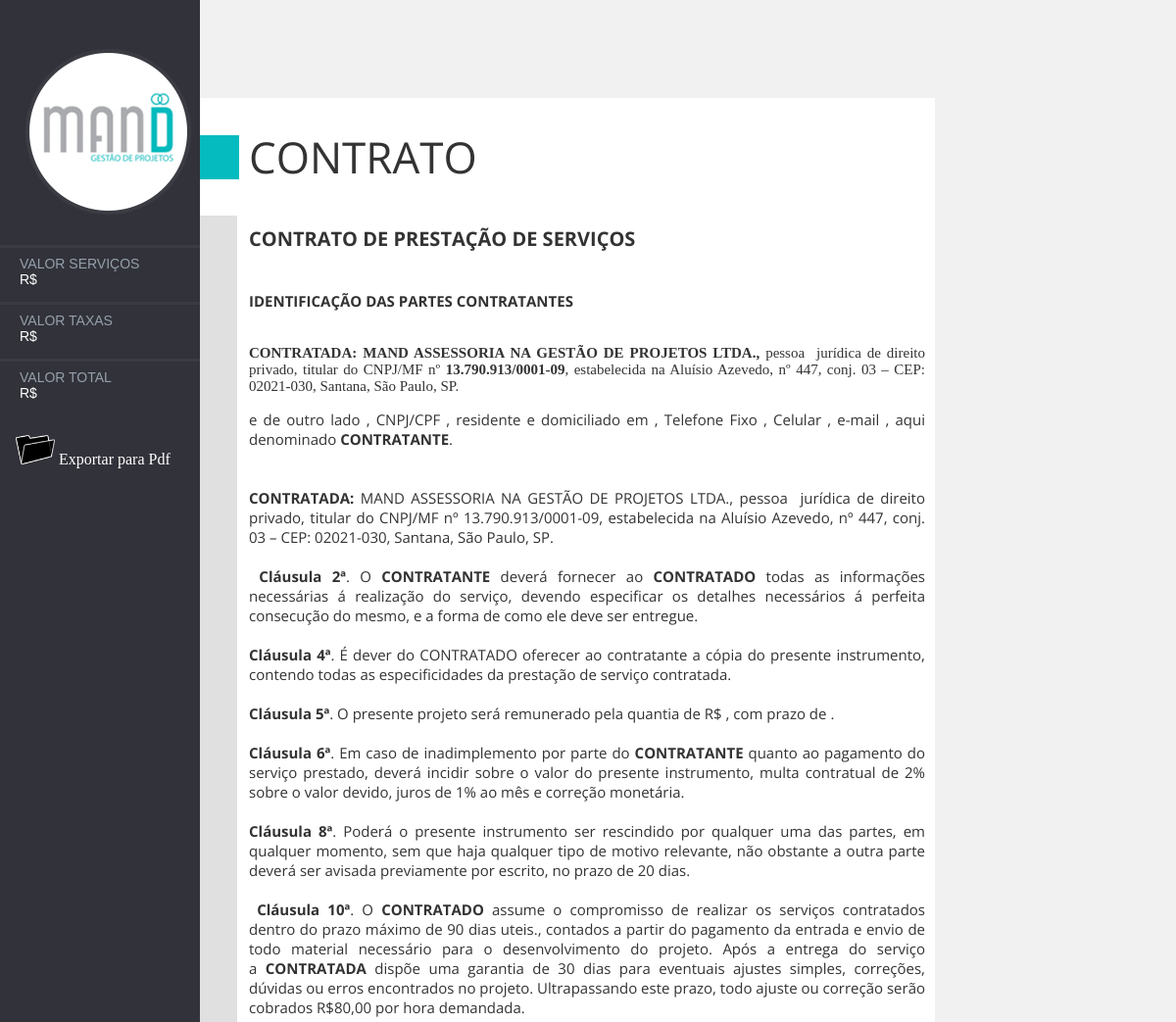
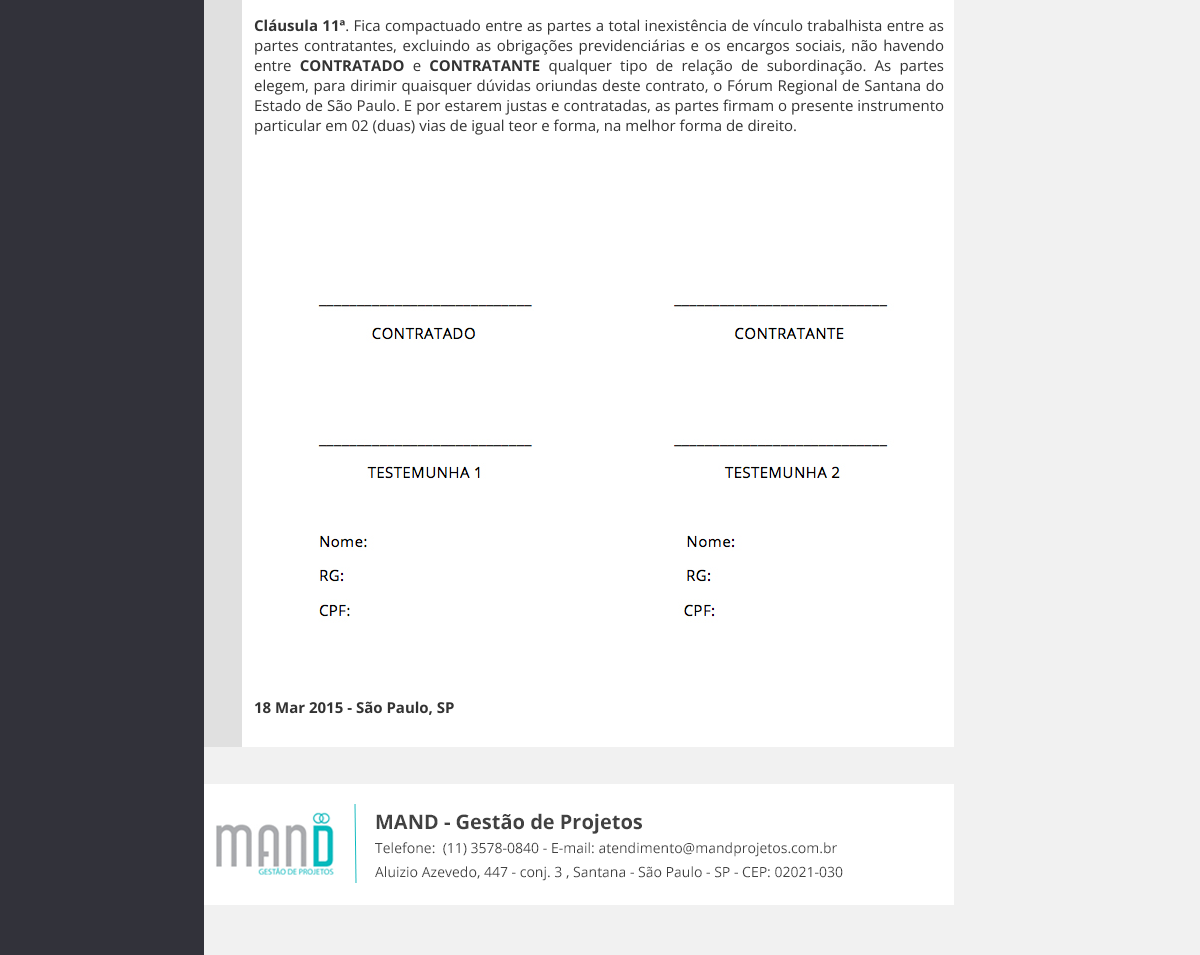
/orca/contrato.php, run on the app's committed database (2 pictures, top to bottom).
### tables this page shows
CREATE TABLE IF NOT EXISTS `Contrato` (
  `IdContrato` int(11) NOT NULL AUTO_INCREMENT,
  `DadosMand` text NOT NULL,
  `DadosContrato` text NOT NULL,
  PRIMARY KEY (`IdContrato`)
);

### sistema/includes/php/conexao/Conexao.class.php (called while the page is built, shortened)
<?php
   class Conexao {
   private $sql = "";
   function executarQuery(){
      $query = mysql_query($this->sql) or die ($this->mensagem(mysql_error()));
      return $query;
   }
}

### orca/contrato.php (the view, shortened to what this page needs)
<!DOCTYPE html PUBLIC "-//W3C//DTD XHTML 1.0 Transitional//EN" "http://www.w3.org/TR/xhtml1/DTD/xhtml1-transitional.dtd">
<html xmlns="http://www.w3.org/1999/xhtml">
<head>
<link href="style.css" rel="stylesheet" type="text/css" />
</head>
<body onload="alertaCliente();">
<form id="formContrato" name="formContrato" method="post" action="EnviaContrato">
<div id="col-esq">
    <div id="esq-logo" align="center"><a href="#" onclick="enviar('inicio');"><img src="imagens/logo.png" width="169" height="169" /></a></div>
     <div id="esq-serv" align="left" class="ver-azu">
      VALOR SERVIÇOS  <br />
      <span class="ver-bra">R$ <?php echo $retornoOportunidade->TotalServicos;?></span>
     </div>
     <div id="esq-serv" align="left" class="ver-azu">
      VALOR TAXAS  <br />
      <span class="ver-bra">R$ <?php echo $retornoOportunidade->Taxas;?></span>
     </div>
    <div id="esq-serv" align="left" class="ver-azu">
      VALOR TOTAL  <br />
      <span class="ver-bra">R$ <?php echo $retornoOportunidade->TotalOrcamentoB;?></span>
     </div>
 <?php $NomeArquivo = "Contrato-Mand-".date('d-m-Y').".pdf"; ?>
 <?php  if(file_exists($NomeArquivo)){ ?>
      <div id="esq-pdf">&nbsp;&nbsp;&nbsp;
        <a href="salvar.php?arquivo=<?php echo $NomeArquivo; ?>" style="text-decoration: none">
          <img src="imagens/pdf3.png" width="40" height="30" />
          <font color="FFFFFF">Baixar Pdf </font>
        </a>
      </div>
 <?php }else{ ?>
      <div id="esq-pdf" onclick="expotarPdf();">&nbsp;&nbsp;&nbsp;
        <a href="#" style="text-decoration: none">
          <img src="imagens/pdf3.png" width="40" height="30" />
          <font color="FFFFFF">Exportar para Pdf </font>
        </a>
      </div>
 <?php } ?>
</div>
<div id="col-dir">
    <div id="dir-tit" class="tit">CONTRATO</div>
  <div id="dir-contrato" align="justify" class="open-15">
  <span class="open-20"><strong>CONTRATO DE PRESTAÇÃO DE SERVIÇOS</strong></span></br>
<br />
<br />
  <?php
                  $buscaContrato = new Conexao();
                  $buscaContrato->conectar();
                  $buscaContrato->selecionarDB();
                  $buscaContrato->set('sql',"SELECT * FROM Contrato WHERE IdContrato = 1");
                  $retornoContrato= mysql_fetch_object($buscaContrato->executarQuery()); ?>
<strong>IDENTIFICAÇÃO DAS PARTES CONTRATANTES</br>
</strong><br />
<?php echo $retornoContrato->DadosMand; ?> e de outro lado , CNPJ/CPF , residente e domiciliado em , Telefone Fixo , Celular , e-mail , aqui denominado <strong>CONTRATANTE</strong>. <br />
<br />
<?php
  $contrato = explode('"#Aqui não deve ser modificado, dados serão preenchidos do orcamento#"', $retornoContrato->DadosContrato);
 ?>
<br />
<?php echo $contrato[0]. " R$"?>  <?php echo $retornoOportunidade->TotalOrcamentoB;?> <?php echo $retornoOportunidade->FormaPagamento?>, com prazo de <?php echo $retornoOportunidade->Prazo?>.
<?php echo $contrato[1]; ?>
<br /><br />
<img src="imagens/assinaturas.jpg" width="690" height="462" /><br />
<br />
<br />
<br />
<strong><?php echo date('d M Y'); ?> - São Paulo, SP</strong> </div>
  <img src="imagens/roda-pe.png" width="750" height="180" />
</div>
</form>
</body>
</html>

### orca/style.css (style rules this page uses)
body { margin: 0px; background-color:#f1f1f1; height:100%; }
html { height:100%; }
#col-esq { width:17%; height: 2200px; float:left; background-color:#32323a; left:0px; bottom:0px; }
#esq-logo { width:220px; height:200px; padding-top:50px; }
#esq-serv { width:200px; height:47px; border-top-style:solid; border-top-color:#3b3b43; padding-left:20px; padding-top:8px; }
#esq-pdf { width:220px; height:45px; margin-top:20px; margin-bottom:50px; }
#col-dir { width:750px; height:auto; float:left; background-color:#FFF; background-image:url(imagens/fundo-topo.jpg); background-repeat:no-repeat; background-position:top left; }
#dir-tit { width:700px; height:90px; margin-top:100px; background-color:#FFF; background-image:url(imagens/fund-tit.png); background-repeat:no-repeat; background-position:left; padding-left:50px; padding-top:30px; }
#dir-contrato { width:690px; height:auto; background-image:url(imagens/fundo-dados2.jpg); background-repeat: repeat-y; background-position:left top; background-color:#FFF; padding-bottom:30px; padding-left:50px; padding-right:10px; padding-top:10px; }
.ver-azu { font-family: Verdana, Geneva, sans-serif; font-size: 14px; font-style: normal; line-height: normal; font-weight: normal; font-variant: normal; text-transform: none; color: #95a0aa; text-decoration: none; }
.ver-bra { font-family: Verdana, Geneva, sans-serif; font-size: 14px; font-style: normal; line-height: normal; font-weight: normal; font-variant: normal; text-transform: none; color: #FFF; text-decoration: none; }
.tit { font-family: 'Open Sans', 'sans-serif'; font-size: 44px; font-style: normal; line-height: normal; font-weight: normal; font-variant: normal; text-transform: none; color: #333; text-decoration: none; }
.open-20 { font-family: 'Open Sans', 'sans-serif'; font-size: 20px; font-style: normal; line-height: normal; font-weight: normal; font-variant: normal; text-transform: none; color: #333; text-decoration: none; }
.open-15 { font-family: 'Open Sans', 'sans-serif'; font-size: 15px; font-style: normal; line-height: normal; font-weight: normal; font-variant: normal; text-transform: none; color: #333; text-decoration: none; }

### data on the page
contrato: DadosMand "CONTRATADA: MAND ASSESSORIA NA GESTÃO DE PROJETOS LTDA., pessoa jurídica de direito privado, titular do CNPJ/MF nº 13.790.913/0001-09 , estabelecida na Aluísio Azevedo, nº 447, conj. 03 – CEP: 02021-030, Santana, São Paulo, SP.", DadosContrato "CONTRATADA: MAND ASSESSORIA NA GESTÃO DE PROJETOS LTDA., pessoa jurídica de direito privado, titular do CNPJ/MF nº 13.790.913/0001-09, estabelecida na Aluísio Azevedo, nº 447, conj. 03 – CEP: 02021-030, Santana, São Paulo, SP. Cláusula 2ª . O CONTRATANTE deverá fornecer ao CONTRATADO todas as informações necessárias á realização do serviço, devendo especificar os detalhes necessários á perfeita consecução do mesmo, e a forma de como ele deve ser entregue. Cláusula 4ª . É dever do CONTRATADO oferecer ao contratante a cópia do presente instrumento, contendo todas as especificidades da prestação de serviço contratada. Cláusula 5ª . O presente projeto será remunerado pela quantia de", DadosContrato "Cláusula 6ª . Em caso de inadimplemento por parte do CONTRATANTE quanto ao pagamento do serviço prestado, deverá incidir sobre o valor do presente instrumento, multa contratual de 2% sobre o valor devido, juros de 1% ao mês e correção monetária. Cláusula 8ª . Poderá o presente instrumento ser rescindido por qualquer uma das partes, em qualquer momento, sem que haja qualquer tipo de motivo relevante, não obstante a outra parte deverá ser avisada previamente por escrito, no prazo de 20 dias. Cláusula 10ª . O CONTRATADO assume o compromisso de realizar os serviços contratados dentro do prazo máximo de 90 dias uteis., contados a partir do pagamento da entrada e envio de todo material necessário…"
